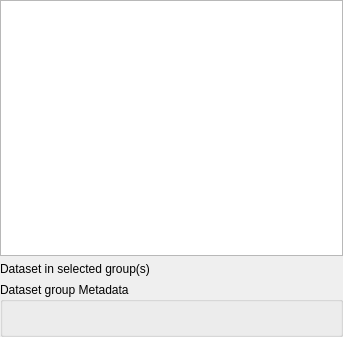
<?xml version="1.0" encoding="UTF-8"?>
<ui version="4.0">
 <class>QgsMeshRendererActiveDatasetWidgetBase</class>
 <widget class="QWidget" name="QgsMeshRendererActiveDatasetWidgetBase">
  <property name="enabled">
   <bool>true</bool>
  </property>
  <property name="geometry">
   <rect>
    <x>0</x>
    <y>0</y>
    <width>343</width>
    <height>337</height>
   </rect>
  </property>
  <property name="windowTitle">
   <string notr="true">Form</string>
  </property>
  <layout class="QVBoxLayout" name="verticalLayout">
   <property name="leftMargin">
    <number>0</number>
   </property>
   <property name="topMargin">
    <number>0</number>
   </property>
   <property name="rightMargin">
    <number>0</number>
   </property>
   <property name="bottomMargin">
    <number>0</number>
   </property>
   <item>
    <widget class="QgsMeshDatasetGroupUsedTreeView" name="mDatasetGroupTreeView">
     <property name="minimumSize">
      <size>
       <width>0</width>
       <height>100</height>
      </size>
     </property>
    </widget>
   </item>
   <item>
    <widget class="QLabel" name="label_2">
     <property name="text">
      <string>Dataset in selected group(s)</string>
     </property>
    </widget>
   </item>
   <item>
    <widget class="QgsCollapsibleGroupBox" name="mActiveDatasetMetadataGroup">
     <property name="title">
      <string>Dataset group Metadata</string>
     </property>
     <layout class="QVBoxLayout" name="verticalLayout_2">
      <item>
       <widget class="QLabel" name="mActiveDatasetMetadata">
        <property name="text">
         <string/>
        </property>
        <property name="textFormat">
         <enum>Qt::RichText</enum>
        </property>
       </widget>
      </item>
     </layout>
    </widget>
   </item>
  </layout>
 </widget>
 <customwidgets>
  <customwidget>
   <class>QgsCollapsibleGroupBox</class>
   <extends>QGroupBox</extends>
   <header>qgscollapsiblegroupbox.h</header>
   <container>1</container>
  </customwidget>
  <customwidget>
   <class>QgsMeshDatasetGroupUsedTreeView</class>
   <extends>QTreeView</extends>
   <header>mesh/qgsmeshdatasetgrouptreeview.h</header>
  </customwidget>
 </customwidgets>
 <resources/>
 <connections/>
</ui>
